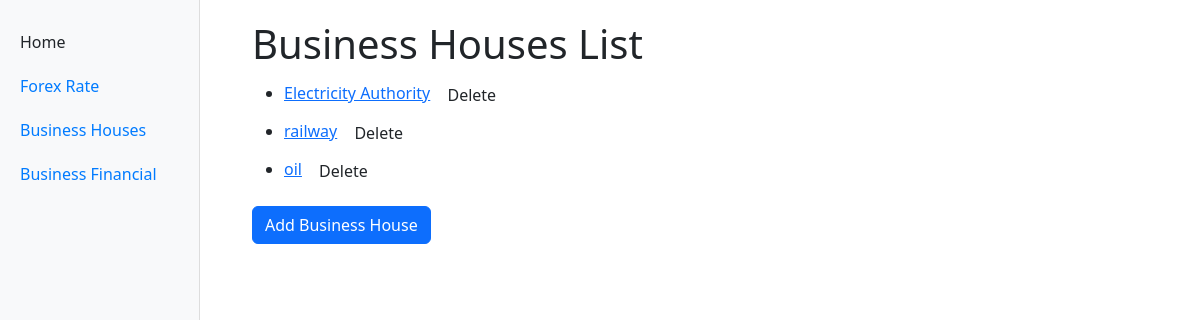
The app's page /business/ with its own data.
### business/models.py (models this page shows, shortened)
class BusinessHouseData(models.Model):
    name = models.CharField(max_length=100)
    description = models.TextField()
    founded_date = models.DateField()
    location = models.CharField(max_length=200)
    website = models.URLField()
    type_of_service_or_product = models.CharField(max_length=200)
    total_investment = models.IntegerField()
    initial_investment = models.IntegerField()
    discount_rate = models.FloatField()
    operational_days = models.IntegerField()
    project_lifetime = models.IntegerField()

### business/views.py (the view)
# urls.py: path('', views.businesshouse_list, name='businesshouse_list'),
def businesshouse_list(request):
    businesshouses = BusinessHouseData.objects.all()
    return render(request, 'business/dynamic_business.html', {'businesshouses': businesshouses})

### templates/business/dynamic_business.html (shortened to what this page needs)
{% extends '../base.html' %}
{% block content %}
<div class="container">
{% if not businesshouse and not form %}
  <div class="businessbody">
    <h1>Business Houses List</h1>
    <ul>
      {% for house in businesshouses %}
        <li>
          <span style="display: inline-block;">
            <a href="{% url 'businesshouse_detail' house.pk %}">{{ house.name }}</a>
          </span>
          <span style="display: inline-block;">
            <form method="post" action="{% url 'businesshouse_delete' house.pk %}" style="display: inline;">
              <button type="submit" class="btn">Delete</button>
            </form>
          </span>
        </li>
      {% endfor %}
    </ul>
    <a href="{% url 'add_businesshouse' %}" class="btn btn-primary">Add Business House</a>
  </div>
{% endif %}
</div>
{% endblock %}

### templates/base.html (style rules this page uses)
body { display: flex; min-height: 100vh; margin: 0; }

### records on screen
BusinessHouseData: name "Electricity Authority"
BusinessHouseData: name "railway"
BusinessHouseData: name "oil"
